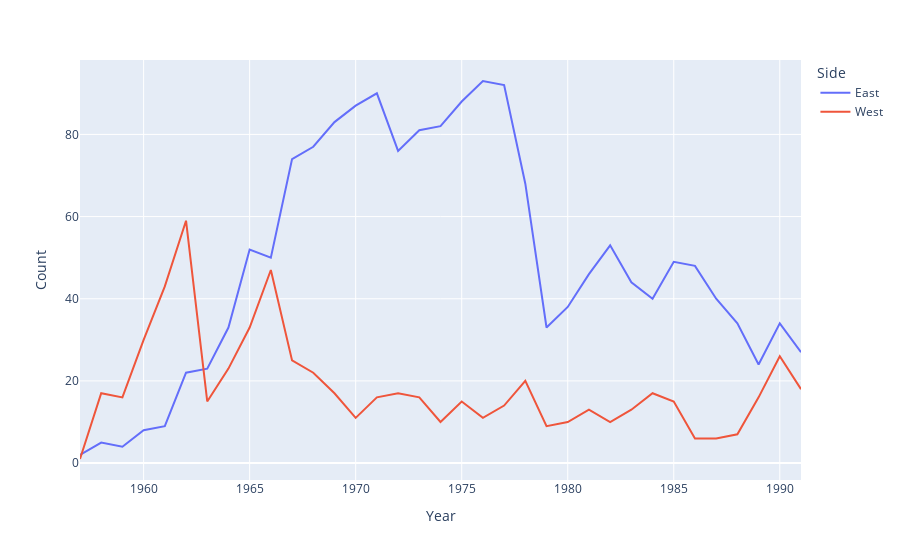

The notebook cell this image was saved under:
### Code cell
fig = px.line(df_cold_war_yearly, x="Year", y="Count", color="Side")
fig.show()

### Figure 1 — Plotly figure (JSON) as saved in the notebook; plotly's stock layout.template omitted (floating-point values rounded to 4 significant figures)
{"data": [{"hovertemplate": "Side=East<br>Year=%{x}<br>Count=%{y}<extra></extra>", "legendgroup": "East", "line": {"color": "#636efa", "dash": "solid"}, "marker": {"symbol": "circle"}, "mode": "lines", "name": "East", "orientation": "v", "showlegend": true, "type": "scatter", "x": [1957, 1958, 1959, 1960, 1961, 1962, 1963, 1964, 1965, 1966, 1967, 1968, 1969, 1970, 1971, 1972, 1973, 1974, 1975, 1976, 1977, 1978, 1979, 1980, 1981, 1982, 1983, 1984, 1985, 1986, 1987, 1988, 1989, 1990, 1991], "xaxis": "x", "y": [2, 5, 4, 8, 9, 22, 23, 33, 52, 50, 74, 77, 83, 87, 90, 76, 81, 82, 88, 93, 92, 68, 33, 38, 46, 53, 44, 40, 49, 48, 40, 34, 24, 34, 27], "yaxis": "y"}, {"hovertemplate": "Side=West<br>Year=%{x}<br>Count=%{y}<extra></extra>", "legendgroup": "West", "line": {"color": "#EF553B", "dash": "solid"}, "marker": {"symbol": "circle"}, "mode": "lines", "name": "West", "orientation": "v", "showlegend": true, "type": "scatter", "x": [1957, 1958, 1959, 1960, 1961, 1962, 1963, 1964, 1965, 1966, 1967, 1968, 1969, 1970, 1971, 1972, 1973, 1974, 1975, 1976, 1977, 1978, 1979, 1980, 1981, 1982, 1983, 1984, 1985, 1986, 1987, 1988, 1989, 1990, 1991], "xaxis": "x", "y": [1, 17, 16, 30, 43, 59, 15, 23, 33, 47, 25, 22, 17, 11, 16, 17, 16, 10, 15, 11, 14, 20, 9, 10, 13, 10, 13, 17, 15, 6, 6, 7, 16, 26, 18], "yaxis": "y"}], "layout": {"legend": {"title": {"text": "Side"}, "tracegroupgap": 0}, "margin": {"t": 60}, "xaxis": {"anchor": "y", "domain": [0, 1], "title": {"text": "Year"}}, "yaxis": {"anchor": "x", "domain": [0, 1], "title": {"text": "Count"}}}}
